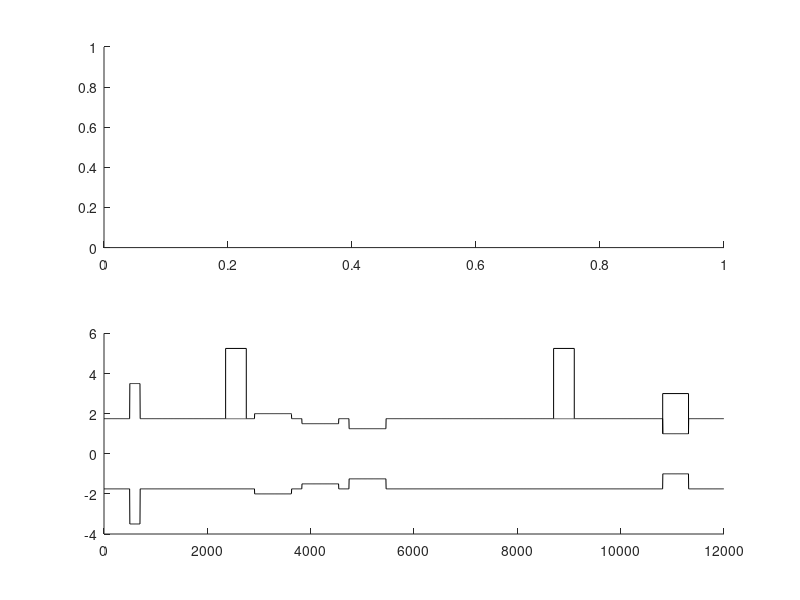

The MATLAB source for this figure: (Note: this script raises an error after producing the figure.)
% Experiment data (avg over 10 trials)
% Mean and Std
% Column(1) : speed
% Column(2) : measured_wheel_angle (Steering angle)
% Column(3) : lateral_reference_error
% Column(4) : road_width
% Column(5) : nearest_rp_index
% Column(6) : road_radius
skip_data=1:20:60000;
skip_data_patch=1:50:60000;
close (figure(1))
color_ns={'b','r'}; % blue for normal
for ii_cond=1:2
    cd('..\..\expt_data\')
    if(ii_cond==1);load('Avg_data_10_trials_normal.mat');end
    if(ii_cond==2);load('Avg_data_10_trials_sport.mat');end
    cd('..\seggregation_scenarios\Fig3_Complete_trajectory')
    nsigma=2; % shows +/- nsigma width of shaded region
    x=0.2.*Avg_data.mean(:,5);  % 5th column is road points.
    % Each road point is 0.2m apart
    
    % ---- Road width ---- %
    y_mean_l=Avg_data.mean(:,4)/2;  % road width left
    y_mean_r=-Avg_data.mean(:,4)/2;  % road width left

    figure(1)
    subplot(2,1,2)
    hold on
    plot(x(skip_data),y_mean_l(skip_data),'k')
    plot(x(skip_data),y_mean_r(skip_data),'k')
    % overtaking lane 1
    line([2354,2754],1.75.*[1,1],'color','w','linewidth',1.1)
    line([2354,2754],1.75.*[1,1],'color',[0.5,0.5,0.5])
    line([2354,2754],1.75+3.5.*[1,1],'color','k')
    line([2354,2354],[1.75,1.75+3.5],'color','k')
    line([2754,2754],[1.75,1.75+3.5],'color','k')
    % overtaking lane 2
    line([8702,9102],1.75.*[1,1],'color','w','linewidth',1.1)
    line([8702,9102],1.75.*[1,1],'color',[0.5,0.5,0.5])
    line([8702,9102],1.75+3.5.*[1,1],'color','k')
    line([8702,8702],[1.75,1.75+3.5],'color','k')
    line([9102,9102],[1.75,1.75+3.5],'color','k')
    % ooncoming lane
    line([10813.4,11313.2],3.*[1,1],'color','k')
    line([10813.4,10813.4],[3,1],'color','k')
    line([11313.2,11313.2],[3,1],'color','k')
    
    % ---- Road curvature ---- %
    y_mean=-1./Avg_data.mean(:,6);  % road curvature
    figure(1)
    subplot(2,1,1)
    hold on
    yyaxis right
    plot(x(skip_data),y_mean(skip_data),'color',0.*[1,1,1])
    ylabel('Curvature [m^{-1}]')
    
    % ---- Speed ---- %
    y_mean=Avg_data.mean(:,1);  % mean speed (over 10 trials)
    y_std_top=y_mean + nsigma.*Avg_data.std(:,1); % top line (std of speed)
    y_std_bot=y_mean - nsigma.*Avg_data.std(:,1); % bottom line (std of speed)
    figure(1)
    subplot(2,1,1)
    hold on
    yyaxis left
    p1=patch([x(skip_data_patch).',flip(x(skip_data_patch).')],[y_std_top(skip_data_patch).',flip(y_std_bot(skip_data_patch).')],color_ns{ii_cond},...
        'FaceAlpha',0.15,'EdgeColor','none');
    plot(x(skip_data),y_mean(skip_data),color_ns{ii_cond},'linestyle',':','linewidth',2)
    ylabel('Speed [m/s]')
    
    % ---- Lateral Deviation ---- %
    y_mean=-Avg_data.mean(:,3)-0.25.*Avg_data.mean(:,4);  % mean lateral deviation(over 10 trials)
    % The sign has to be flipped and 1/4th of road width needs to subtracted
    % This error creeped in while wrting the Matlab file for generating the
    % .scene file for dueca (DUECA_RoadGenerator) : EH version
    y_std_top=y_mean + nsigma.*Avg_data.std(:,3); % top line (std of speed)
    y_std_bot=y_mean - nsigma.*Avg_data.std(:,3); % bottom line (std of speed)
    figure(1)
    subplot(2,1,2)
    hold on
    p1=patch([x(skip_data_patch).',flip(x(skip_data_patch).')],[y_std_top(skip_data_patch).',flip(y_std_bot(skip_data_patch).')],color_ns{ii_cond},...
        'FaceAlpha',0.15,'EdgeColor','none');
    plot(x(skip_data),y_mean(skip_data),color_ns{ii_cond},'linestyle',':','linewidth',2)
    
end
